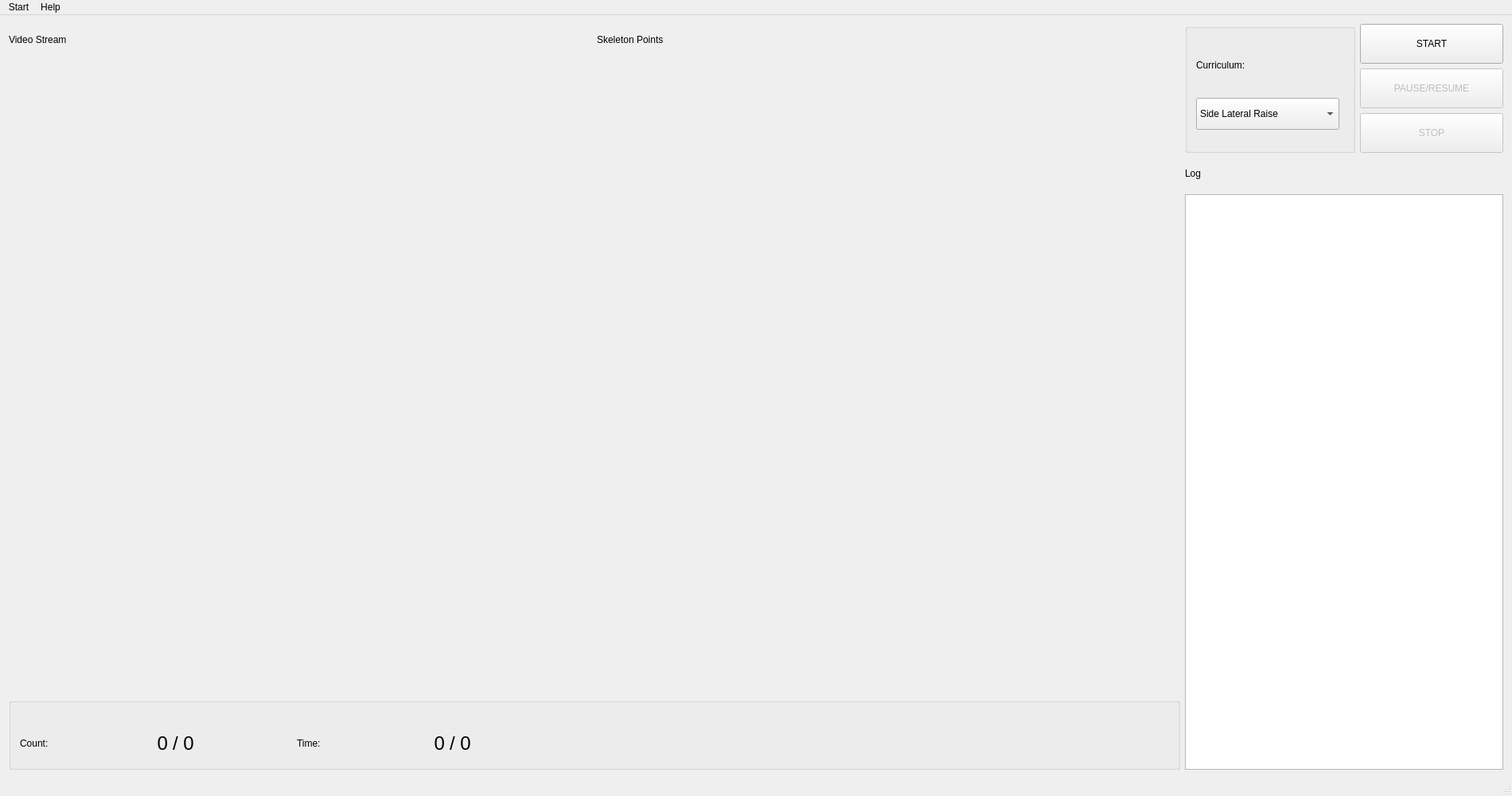
<?xml version="1.0" encoding="UTF-8"?>
<ui version="4.0">
 <class>AIcoachDemoClass</class>
 <widget class="QMainWindow" name="AIcoachDemoClass">
  <property name="enabled">
   <bool>true</bool>
  </property>
  <property name="geometry">
   <rect>
    <x>0</x>
    <y>0</y>
    <width>1900</width>
    <height>1000</height>
   </rect>
  </property>
  <property name="minimumSize">
   <size>
    <width>1900</width>
    <height>1000</height>
   </size>
  </property>
  <property name="windowTitle">
   <string>AIcoachDemo</string>
  </property>
  <widget class="QWidget" name="centralWidget">
   <layout class="QGridLayout" name="gridLayout">
    <item row="0" column="0">
     <layout class="QVBoxLayout" name="verticalLayout_main">
      <property name="spacing">
       <number>5</number>
      </property>
      <item>
       <layout class="QHBoxLayout" name="horizontalLayout_viewers">
        <item>
         <layout class="QVBoxLayout" name="verticalLayout_original">
          <item>
           <widget class="QLabel" name="label_original">
            <property name="minimumSize">
             <size>
              <width>150</width>
              <height>40</height>
             </size>
            </property>
            <property name="maximumSize">
             <size>
              <width>16777215</width>
              <height>40</height>
             </size>
            </property>
            <property name="font">
             <font>
              <family>Microsoft YaHei UI</family>
             </font>
            </property>
            <property name="text">
             <string>Video Stream</string>
            </property>
           </widget>
          </item>
          <item>
           <widget class="QLabel" name="video_original">
            <property name="minimumSize">
             <size>
              <width>500</width>
              <height>500</height>
             </size>
            </property>
            <property name="text">
             <string/>
            </property>
           </widget>
          </item>
         </layout>
        </item>
        <item>
         <layout class="QVBoxLayout" name="verticalLayout_processed">
          <item>
           <widget class="QLabel" name="label_processed">
            <property name="minimumSize">
             <size>
              <width>150</width>
              <height>40</height>
             </size>
            </property>
            <property name="maximumSize">
             <size>
              <width>16777215</width>
              <height>40</height>
             </size>
            </property>
            <property name="font">
             <font>
              <family>Microsoft YaHei UI</family>
             </font>
            </property>
            <property name="text">
             <string>Skeleton Points</string>
            </property>
           </widget>
          </item>
          <item>
           <widget class="QLabel" name="video_processed">
            <property name="minimumSize">
             <size>
              <width>500</width>
              <height>500</height>
             </size>
            </property>
            <property name="frameShape">
             <enum>QFrame::NoFrame</enum>
            </property>
            <property name="frameShadow">
             <enum>QFrame::Raised</enum>
            </property>
            <property name="text">
             <string/>
            </property>
           </widget>
          </item>
         </layout>
        </item>
       </layout>
      </item>
      <item>
       <widget class="QGroupBox" name="groupBox_2">
        <property name="minimumSize">
         <size>
          <width>0</width>
          <height>90</height>
         </size>
        </property>
        <property name="maximumSize">
         <size>
          <width>16777215</width>
          <height>90</height>
         </size>
        </property>
        <property name="title">
         <string/>
        </property>
        <layout class="QHBoxLayout" name="horizontalLayout">
         <item>
          <widget class="QLabel" name="label_count">
           <property name="minimumSize">
            <size>
             <width>90</width>
             <height>80</height>
            </size>
           </property>
           <property name="maximumSize">
            <size>
             <width>90</width>
             <height>80</height>
            </size>
           </property>
           <property name="font">
            <font>
             <family>Microsoft YaHei UI</family>
            </font>
           </property>
           <property name="text">
            <string>Count:</string>
           </property>
          </widget>
         </item>
         <item>
          <widget class="QLabel" name="label_count_num">
           <property name="minimumSize">
            <size>
             <width>90</width>
             <height>80</height>
            </size>
           </property>
           <property name="maximumSize">
            <size>
             <width>90</width>
             <height>80</height>
            </size>
           </property>
           <property name="font">
            <font>
             <family>Microsoft YaHei UI</family>
             <pointsize>18</pointsize>
            </font>
           </property>
           <property name="text">
            <string>0</string>
           </property>
           <property name="alignment">
            <set>Qt::AlignRight|Qt::AlignTrailing|Qt::AlignVCenter</set>
           </property>
          </widget>
         </item>
         <item>
          <widget class="QLabel" name="label_count_max">
           <property name="minimumSize">
            <size>
             <width>150</width>
             <height>80</height>
            </size>
           </property>
           <property name="maximumSize">
            <size>
             <width>150</width>
             <height>80</height>
            </size>
           </property>
           <property name="font">
            <font>
             <family>Microsoft YaHei UI</family>
             <pointsize>18</pointsize>
            </font>
           </property>
           <property name="text">
            <string>/ 0</string>
           </property>
          </widget>
         </item>
         <item>
          <widget class="QLabel" name="label_time">
           <property name="minimumSize">
            <size>
             <width>90</width>
             <height>80</height>
            </size>
           </property>
           <property name="maximumSize">
            <size>
             <width>90</width>
             <height>80</height>
            </size>
           </property>
           <property name="font">
            <font>
             <family>Microsoft YaHei UI</family>
            </font>
           </property>
           <property name="text">
            <string>Time: </string>
           </property>
          </widget>
         </item>
         <item>
          <widget class="QLabel" name="label_time_num">
           <property name="minimumSize">
            <size>
             <width>90</width>
             <height>80</height>
            </size>
           </property>
           <property name="maximumSize">
            <size>
             <width>90</width>
             <height>80</height>
            </size>
           </property>
           <property name="font">
            <font>
             <family>Microsoft YaHei UI</family>
             <pointsize>18</pointsize>
            </font>
           </property>
           <property name="text">
            <string>0</string>
           </property>
           <property name="alignment">
            <set>Qt::AlignRight|Qt::AlignTrailing|Qt::AlignVCenter</set>
           </property>
          </widget>
         </item>
         <item>
          <widget class="QLabel" name="label_time_max">
           <property name="minimumSize">
            <size>
             <width>150</width>
             <height>80</height>
            </size>
           </property>
           <property name="maximumSize">
            <size>
             <width>150</width>
             <height>80</height>
            </size>
           </property>
           <property name="font">
            <font>
             <family>Microsoft YaHei UI</family>
             <pointsize>18</pointsize>
            </font>
           </property>
           <property name="text">
            <string>/ 0</string>
           </property>
          </widget>
         </item>
         <item>
          <widget class="QLabel" name="label_prompt_content">
           <property name="minimumSize">
            <size>
             <width>0</width>
             <height>80</height>
            </size>
           </property>
           <property name="maximumSize">
            <size>
             <width>16777215</width>
             <height>80</height>
            </size>
           </property>
           <property name="font">
            <font>
             <family>Microsoft YaHei UI</family>
            </font>
           </property>
           <property name="text">
            <string/>
           </property>
          </widget>
         </item>
        </layout>
       </widget>
      </item>
     </layout>
    </item>
    <item row="0" column="1">
     <layout class="QVBoxLayout" name="verticalLayout_right">
      <item>
       <layout class="QHBoxLayout" name="horizontalLayout_4">
        <item>
         <widget class="QGroupBox" name="groupBox">
          <property name="minimumSize">
           <size>
            <width>190</width>
            <height>90</height>
           </size>
          </property>
          <property name="title">
           <string/>
          </property>
          <layout class="QVBoxLayout" name="verticalLayout">
           <item>
            <widget class="QLabel" name="label">
             <property name="minimumSize">
              <size>
               <width>180</width>
               <height>40</height>
              </size>
             </property>
             <property name="maximumSize">
              <size>
               <width>180</width>
               <height>40</height>
              </size>
             </property>
             <property name="font">
              <font>
               <family>Microsoft YaHei UI</family>
              </font>
             </property>
             <property name="text">
              <string>Curriculum: </string>
             </property>
            </widget>
           </item>
           <item>
            <widget class="QComboBox" name="comboBox_class">
             <property name="minimumSize">
              <size>
               <width>180</width>
               <height>40</height>
              </size>
             </property>
             <property name="maximumSize">
              <size>
               <width>180</width>
               <height>40</height>
              </size>
             </property>
             <property name="font">
              <font>
               <family>Microsoft YaHei UI</family>
              </font>
             </property>
             <item>
              <property name="text">
               <string>Side Lateral Raise</string>
              </property>
             </item>
             <item>
              <property name="text">
               <string>Y-stretch</string>
              </property>
             </item>
             <item>
              <property name="text">
               <string>Squat</string>
              </property>
             </item>
            </widget>
           </item>
          </layout>
         </widget>
        </item>
        <item>
         <layout class="QVBoxLayout" name="verticalLayout_2">
          <item>
           <widget class="QPushButton" name="pushButton_start">
            <property name="enabled">
             <bool>true</bool>
            </property>
            <property name="minimumSize">
             <size>
              <width>180</width>
              <height>50</height>
             </size>
            </property>
            <property name="maximumSize">
             <size>
              <width>180</width>
              <height>60</height>
             </size>
            </property>
            <property name="font">
             <font>
              <family>Microsoft YaHei UI</family>
              <weight>50</weight>
              <bold>false</bold>
             </font>
            </property>
            <property name="text">
             <string>START</string>
            </property>
           </widget>
          </item>
          <item>
           <widget class="QPushButton" name="pushButton_suspend">
            <property name="enabled">
             <bool>false</bool>
            </property>
            <property name="minimumSize">
             <size>
              <width>180</width>
              <height>50</height>
             </size>
            </property>
            <property name="maximumSize">
             <size>
              <width>180</width>
              <height>60</height>
             </size>
            </property>
            <property name="font">
             <font>
              <family>Microsoft YaHei UI</family>
              <weight>50</weight>
              <bold>false</bold>
             </font>
            </property>
            <property name="text">
             <string>PAUSE/RESUME</string>
            </property>
           </widget>
          </item>
          <item>
           <widget class="QPushButton" name="pushButton_stop">
            <property name="enabled">
             <bool>false</bool>
            </property>
            <property name="minimumSize">
             <size>
              <width>180</width>
              <height>50</height>
             </size>
            </property>
            <property name="maximumSize">
             <size>
              <width>180</width>
              <height>60</height>
             </size>
            </property>
            <property name="font">
             <font>
              <family>Microsoft YaHei UI</family>
              <weight>50</weight>
              <bold>false</bold>
             </font>
            </property>
            <property name="text">
             <string>STOP</string>
            </property>
           </widget>
          </item>
         </layout>
        </item>
       </layout>
      </item>
      <item>
       <widget class="QLabel" name="label_log">
        <property name="minimumSize">
         <size>
          <width>90</width>
          <height>40</height>
         </size>
        </property>
        <property name="maximumSize">
         <size>
          <width>16777215</width>
          <height>40</height>
         </size>
        </property>
        <property name="font">
         <font>
          <family>Microsoft YaHei UI</family>
         </font>
        </property>
        <property name="text">
         <string>Log</string>
        </property>
       </widget>
      </item>
      <item>
       <widget class="QTextBrowser" name="textBrowser_log">
        <property name="minimumSize">
         <size>
          <width>400</width>
          <height>60</height>
         </size>
        </property>
        <property name="maximumSize">
         <size>
          <width>400</width>
          <height>16777215</height>
         </size>
        </property>
        <property name="font">
         <font>
          <family>Microsoft YaHei UI</family>
         </font>
        </property>
       </widget>
      </item>
     </layout>
    </item>
   </layout>
  </widget>
  <widget class="QMenuBar" name="menuBar">
   <property name="geometry">
    <rect>
     <x>0</x>
     <y>0</y>
     <width>1900</width>
     <height>23</height>
    </rect>
   </property>
   <widget class="QMenu" name="menuFile">
    <property name="title">
     <string>Start</string>
    </property>
    <addaction name="action_load_file"/>
    <addaction name="action_load_camera"/>
    <addaction name="separator"/>
    <addaction name="action_exit"/>
   </widget>
   <widget class="QMenu" name="menu_About">
    <property name="title">
     <string>Help</string>
    </property>
    <addaction name="action_about"/>
   </widget>
   <addaction name="menuFile"/>
   <addaction name="menu_About"/>
  </widget>
  <widget class="QStatusBar" name="statusBar"/>
  <action name="action_exit">
   <property name="text">
    <string>Exit</string>
   </property>
  </action>
  <action name="action_save_video">
   <property name="enabled">
    <bool>false</bool>
   </property>
   <property name="text">
    <string>保存检测视频</string>
   </property>
  </action>
  <action name="action_about">
   <property name="text">
    <string>About</string>
   </property>
  </action>
  <action name="action_save_data">
   <property name="enabled">
    <bool>false</bool>
   </property>
   <property name="text">
    <string>保存动作序列</string>
   </property>
  </action>
  <action name="action_load_file">
   <property name="text">
    <string>Load video file</string>
   </property>
  </action>
  <action name="action_load_camera">
   <property name="enabled">
    <bool>false</bool>
   </property>
   <property name="text">
    <string>Load webcam</string>
   </property>
  </action>
  <action name="action_etract">
   <property name="text">
    <string>_etract</string>
   </property>
  </action>
  <action name="action_extract">
   <property name="enabled">
    <bool>false</bool>
   </property>
   <property name="text">
    <string>动作提取</string>
   </property>
  </action>
  <action name="action_train">
   <property name="enabled">
    <bool>false</bool>
   </property>
   <property name="text">
    <string>动作训练</string>
   </property>
  </action>
  <action name="action_class_edit">
   <property name="enabled">
    <bool>false</bool>
   </property>
   <property name="text">
    <string>课程编辑</string>
   </property>
  </action>
 </widget>
 <layoutdefault spacing="6" margin="11"/>
 <resources>
  <include location="AIcoachDemo.qrc"/>
 </resources>
 <connections>
  <connection>
   <sender>action_exit</sender>
   <signal>triggered()</signal>
   <receiver>AIcoachDemoClass</receiver>
   <slot>menuExitClicked()</slot>
   <hints>
    <hint type="sourcelabel">
     <x>-1</x>
     <y>-1</y>
    </hint>
    <hint type="destinationlabel">
     <x>511</x>
     <y>383</y>
    </hint>
   </hints>
  </connection>
  <connection>
   <sender>pushButton_start</sender>
   <signal>clicked()</signal>
   <receiver>AIcoachDemoClass</receiver>
   <slot>pushButtonStartClicked()</slot>
   <hints>
    <hint type="sourcelabel">
     <x>120</x>
     <y>577</y>
    </hint>
    <hint type="destinationlabel">
     <x>511</x>
     <y>299</y>
    </hint>
   </hints>
  </connection>
  <connection>
   <sender>pushButton_stop</sender>
   <signal>clicked()</signal>
   <receiver>AIcoachDemoClass</receiver>
   <slot>pushButtonEndClicked()</slot>
   <hints>
    <hint type="sourcelabel">
     <x>120</x>
     <y>743</y>
    </hint>
    <hint type="destinationlabel">
     <x>599</x>
     <y>449</y>
    </hint>
   </hints>
  </connection>
  <connection>
   <sender>pushButton_suspend</sender>
   <signal>clicked()</signal>
   <receiver>AIcoachDemoClass</receiver>
   <slot>pushButtonSuspendClicked()</slot>
   <hints>
    <hint type="sourcelabel">
     <x>120</x>
     <y>660</y>
    </hint>
    <hint type="destinationlabel">
     <x>599</x>
     <y>449</y>
    </hint>
   </hints>
  </connection>
  <connection>
   <sender>action_load_file</sender>
   <signal>triggered()</signal>
   <receiver>AIcoachDemoClass</receiver>
   <slot>menuFileLoadClicked()</slot>
   <hints>
    <hint type="sourcelabel">
     <x>-1</x>
     <y>-1</y>
    </hint>
    <hint type="destinationlabel">
     <x>949</x>
     <y>499</y>
    </hint>
   </hints>
  </connection>
  <connection>
   <sender>action_load_camera</sender>
   <signal>triggered()</signal>
   <receiver>AIcoachDemoClass</receiver>
   <slot>menuCameraLoadClicked()</slot>
   <hints>
    <hint type="sourcelabel">
     <x>-1</x>
     <y>-1</y>
    </hint>
    <hint type="destinationlabel">
     <x>949</x>
     <y>499</y>
    </hint>
   </hints>
  </connection>
  <connection>
   <sender>action_about</sender>
   <signal>triggered()</signal>
   <receiver>AIcoachDemoClass</receiver>
   <slot>menuAboutClicked()</slot>
   <hints>
    <hint type="sourcelabel">
     <x>-1</x>
     <y>-1</y>
    </hint>
    <hint type="destinationlabel">
     <x>949</x>
     <y>499</y>
    </hint>
   </hints>
  </connection>
 </connections>
 <slots>
  <slot>menuExitClicked()</slot>
  <slot>pushButtonStartClicked()</slot>
  <slot>pushButtonEndClicked()</slot>
  <slot>pushButtonSuspendClicked()</slot>
  <slot>menuFileLoadClicked()</slot>
  <slot>menuCameraLoadClicked()</slot>
  <slot>menuAboutClicked()</slot>
 </slots>
</ui>
